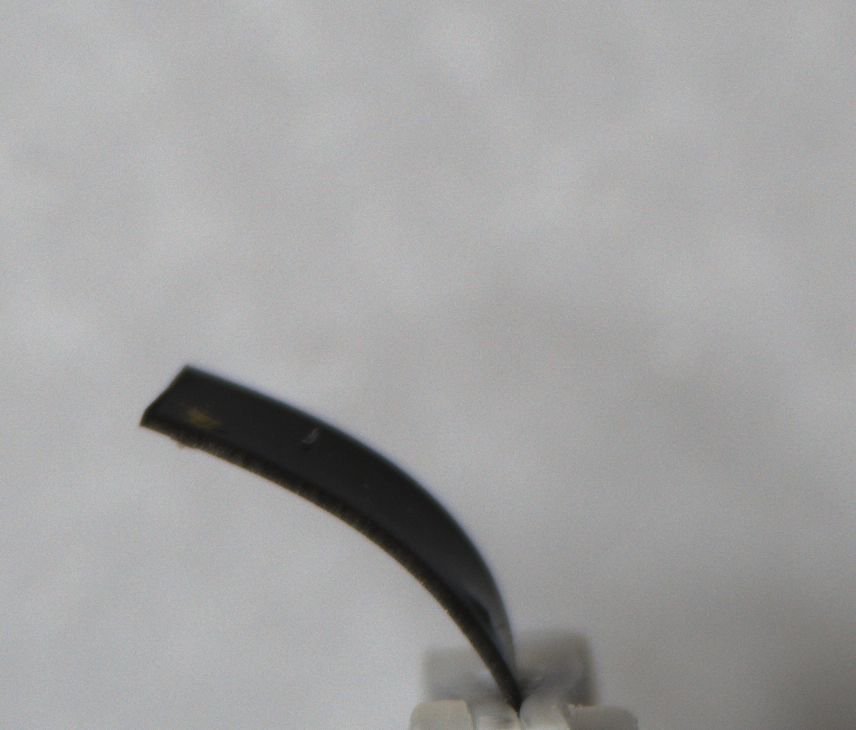
#> input picture exps_1_and_2/18_7_2025_exp/exp1/test1/Ecoflex_0_5_1.bmp, 856 x 730 px, given in place of zeroFour_right.png, which was not available
$ python artery_img_to_discrete.py
#> lines starting #> are read from the running program, lines starting #| are printed output that depends on the picture; after the words box and inside, x2 and y2 are one past the last pixel; in counts of white or black regions, pixels touching at a corner belong together; pictures that were not available may be replaced by others from this repository, and a replacement may not be noted
### src/bo_sheet/channel_preprocess_utility.py
import numpy as np
import numpy.typing as npt
from numpy.testing import assert_allclose
from typing import List, Dict, Tuple
import matplotlib.pyplot as plt
from matplotlib.axes import Axes
from shapely.geometry import Polygon, LineString
from scipy.interpolate import PchipInterpolator, CubicSpline, make_splprep, interp1d, splprep, splev
from enum import Enum
import tkinter as tk
from bo_sheet.curve_compute_utils import *

class ChannelType(Enum):
    """
    Previously all four channel types are in code comments format. They are formatted to Enum class
    for convenience.
    """
    simple_straight = 'simple_straight'
    arc = 'arc'
    straight = 'straight'
    s_shaped = 's_shaped'
    sinusoidal = 'sinusoidal'
    arbitrary = 'arbitrary'

# [542 lines left out: functions plot_channel_all_info, midline_construction, width_construction, generate_closed_channel, not called in this run]

def create_smooth_curve(
    points_array: npt.NDArray[np.float64],
    N_points: int,
    s=0
) -> npt.NDArray[np.float64]:
    """
    Inputs:
        points_array of shape (num of points, x and y)
        N_points how many points to be used in smoothing

    Outputs:
        xy_smooth_curve of shape (N_points, x and y)
    """
    tck, _ = splprep([points_array[:, 0], points_array[:, 1]], s=s)
    spline_x, spline_y = splev(np.linspace(0, 1, N_points), tck)

    xy_smooth_curve = np.column_stack((spline_x, spline_y))
    return xy_smooth_curve

# [61 lines left out: function find_closest_idx_on_boundary, not called in this run]

def create_centered_figure(
    figsize=(8,8)
):
    """
    matplotlib.pyplot is quite annoying that it doesn't center the figure
    to the center of the screen
    """
    if not hasattr(create_centered_figure, 'screen_width'):
        root = tk.Tk()
        create_centered_figure.screen_width = root.winfo_screenwidth()
        create_centered_figure.screen_height = root.winfo_screenheight()
        root.destroy()

    fig = plt.figure(figsize=figsize)

    dpi = fig.get_dpi()
    width_pixels = figsize[0] * dpi
    height_pixels = figsize[1] * dpi
    x_pos = int((create_centered_figure.screen_width - width_pixels) // 2)
    y_pos = int((create_centered_figure.screen_height - height_pixels) // 2)

    manager = plt.get_current_fig_manager()
    manager.window.wm_geometry(f"+{x_pos}+{y_pos}")

    return fig

# [480 lines left out: functions segment_channel_extreme, plot_extreme_segments, generate_fiber_in_segment, plot_channel_and_fiber, compute_directors_from_positions, not called in this run]

### tasks/3_optim_shape/artery_img_to_discrete.py
"""
This file is intended to be gone through line-by-line carefully.
It's a bit long, but it can make or break everything if you don't go through the artery image to numpy representation program
and modify things you don't like.
"""

import cv2
import numpy as np
import numpy.typing as npt
import matplotlib.pyplot as plt
from skimage.morphology import skeletonize
from skimage.graph import route_through_array
import os
import sys
from bo_sheet.channel_preprocess_utility import create_smooth_curve, find_closest_idx_on_boundary, create_centered_figure
from bo_sheet.curve_compute_utils import compute_width

patient_name = "zeroFour"
image_name = "zeroFour_right"

parent_dir = os.path.join(os.path.expanduser('~'), 'Documents', 'GitHub', 'Bayesian_Optimization_for_Sheet_Robots', \
                              'code', '3_optim_shape')

coronary_dir = os.path.join(parent_dir, 'channel_params', 'coronary_artery', patient_name)

pixel_to_mm = 0.258390625
N_points = 750
# channel_min_width = 0.5
# channel_max_width = 1.7

img = cv2.imread(os.path.join(coronary_dir, f"{image_name}.png"), cv2.IMREAD_GRAYSCALE)
#> img: shape (730, 856); min 16, max 198, mean 161.3

smoothed_img = cv2.GaussianBlur(img, (5,5), 1)

fig = create_centered_figure()
plt.imshow(smoothed_img)
plt.title("Gaussian Smoothed Image")
plt.show()

_, binary = cv2.threshold(smoothed_img, 127, 255, cv2.THRESH_BINARY)
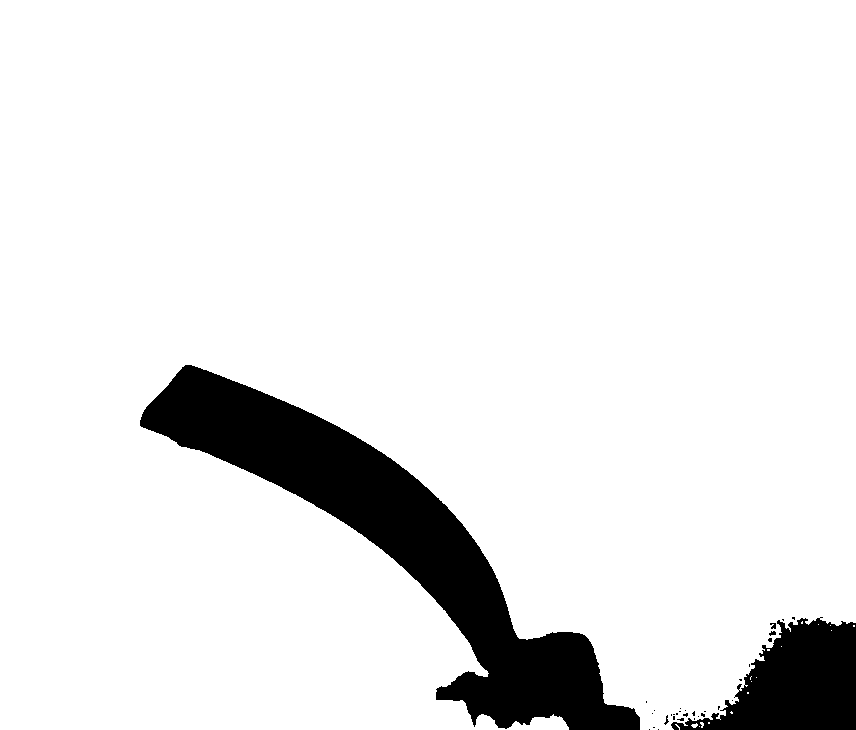
#> binary: shape (730, 856); 91% white; 32 black regions (27 under 20 px)

contours, _ = cv2.findContours(binary, cv2.RETR_EXTERNAL, cv2.CHAIN_APPROX_NONE)
#> contours = 18 contours, 17 with area under 20; largest, box (x1, y1, x2, y2) and area: (0, 0, 856, 730) 566756

# Convert to (some_num_of_points, xy)
old_boundary_points: npt.NDArray[np.float64] = contours[0].reshape(-1, 2)
#> old_boundary_points = [[699, 726]]

binary_bool = binary > 0
#> binary_bool: shape (730, 856) bool; 91% white; 32 black regions (27 under 20 px), largest, box (x1, y1, x2, y2) and area: (140, 365, 640, 730) 43898, (671, 617, 856, 730) 11922, (770, 623, 776, 629) 26, (769, 631, 776, 636) 23, (664, 715, 669, 725) 20

skeleton = skeletonize(binary_bool)
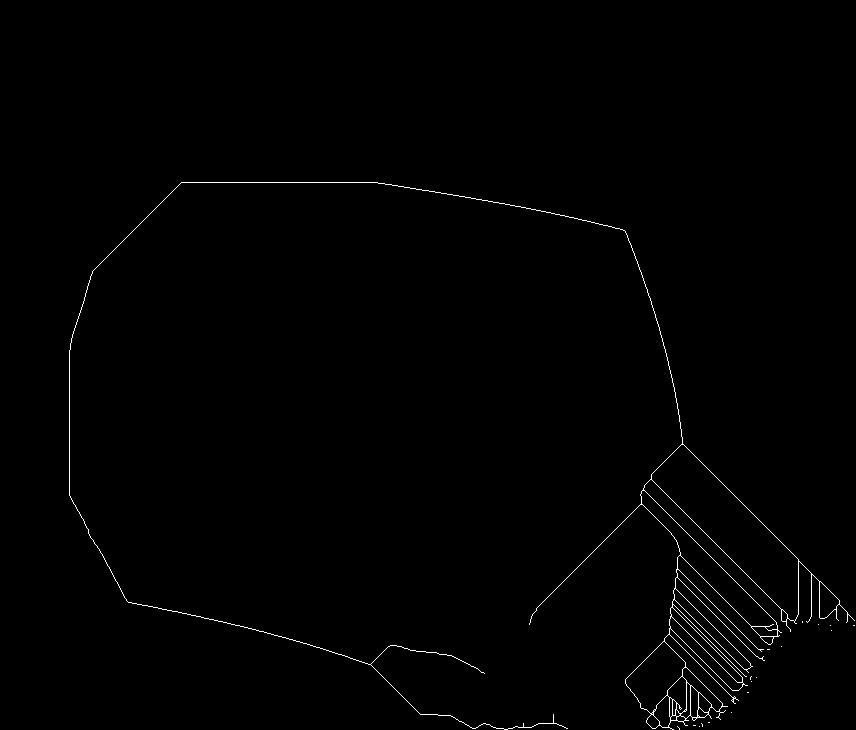
#> skeleton: shape (730, 856) bool; 0.66% white in thin lines or dots, all inside (x1, y1, x2, y2) = (69, 182, 855, 730)

coords = np.column_stack(np.where(skeleton))
#> coords = 4146 pairs, first value 182 to 729, second value 69 to 854
cost_array = np.where(skeleton, 1, 1e6)

endpoints = []
for y, x in coords:
    neighbors = np.sum(skeleton[y-1:y+2, x-1:x+2]) - 1
    if neighbors == 1:
        endpoints.append((y, x))
#> this loop made 4146 passes
#> neighbors on passes 1 to 3: 2, 2, 2
#> after the loop, endpoints = 50 pairs, first value 620 to 729, second value 484 to 854

start, end = endpoints[0], endpoints[-1]
#> start = (620, 838); end = (729, 679)

path, cost = route_through_array(cost_array, start, end, fully_connected=True)
#> path = 474 pairs, first value 444 to 729, second value 640 to 839; cost = 3829027.6
ordered_midline = np.array(path)
#> ordered_midline has the same summary as path

# Convert to (456, xy)
old_midline_points = ordered_midline[:, ::-1].reshape(ordered_midline.shape[0], -1)
#> old_midline_points = 474 pairs, first value 640 to 839, second value 444 to 729

colors = plt.get_cmap('rainbow')

fig = create_centered_figure()
plt.imshow(img, cmap='gray')
for i in range(5):
    plt.plot(old_boundary_points[int(i * old_boundary_points.shape[0]/5) : int((i + 1) * old_boundary_points.shape[0]/5 + 1), 0],\
             old_boundary_points[int(i * old_boundary_points.shape[0]/5) : int((i + 1) * old_boundary_points.shape[0]/5 + 1), 1],\
             '.', color=colors(i / 4.0),\
             label=f"Boundary Array {int(i * old_boundary_points.shape[0]/5)}-{int((i + 1) * old_boundary_points.shape[0]/5)}")

for i in range(8):
    plt.plot(old_midline_points[int(i * old_midline_points.shape[0]/8) : int((i + 1) * old_boundary_points.shape[0]/8 + 1), 0],\
             old_midline_points[int(i * old_midline_points.shape[0]/8) : int((i + 1) * old_boundary_points.shape[0]/8 + 1), 1],\
             '.', color=colors(i / 7.0),\
             label=f"Midline Array {int(i * old_midline_points.shape[0]/8)}-{int((i + 1) * old_midline_points.shape[0]/8)}")
plt.legend()
plt.axis('off')
plt.title("Array Indices Correspondence")
plt.tight_layout()
plt.show()
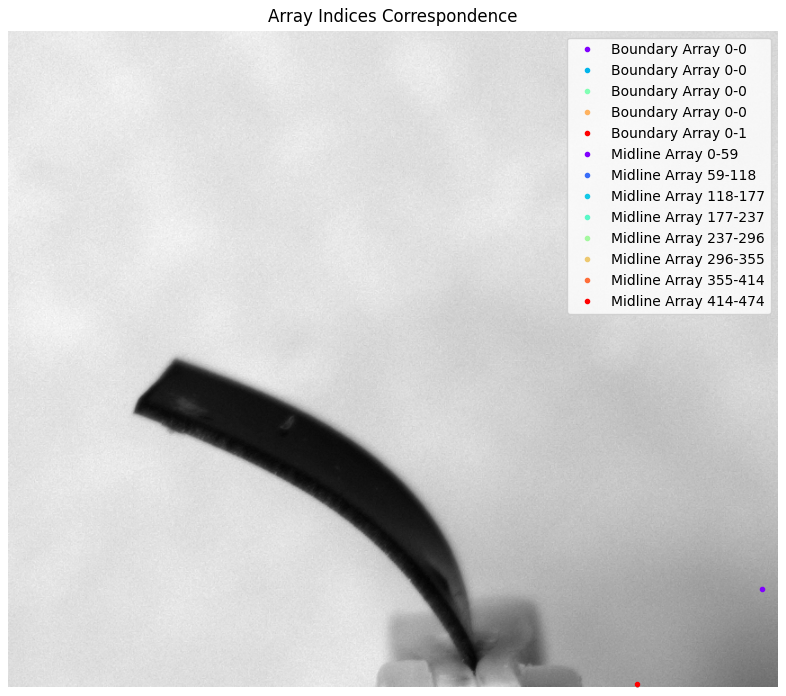
#> figure drawn by matplotlib, 1 panel

# Convert to real mm dimension and x-axis positive rightward and y-axis positive upward
temp_midline_points = old_midline_points
#> temp_midline_points has the same summary as old_midline_points
temp_boundary_points = old_boundary_points
#> temp_boundary_points = [[699, 726]]

x_offset = temp_midline_points[0, 0]
#> x_offset = 838
y_offset = temp_midline_points[0, 1]
#> y_offset = 620

temp_midline_points[:, 0] -= x_offset
temp_midline_points[:, 1] -= y_offset
temp_midline_points[:, 1] *= -1

temp_boundary_points[:, 0] -= x_offset
temp_boundary_points[:, 1] -= y_offset
temp_boundary_points[:, 1] *= -1

new_midline_points = pixel_to_mm * temp_midline_points
#> new_midline_points = 474 pairs, first value -51.16 to 0.258, second value -28.16 to 45.48
new_boundary_points = pixel_to_mm * temp_boundary_points
#> new_boundary_points = [[-35.92, -27.39]]

midline = create_smooth_curve(new_midline_points, N_points)
#> in create_smooth_curve, `tck, _ = splprep([points_array[:, 0], points_array[:, 1]], s=s)`: tck = 3 items
#> in create_smooth_curve, `spline_x, spline_y = splev(np.linspace(0, 1, N_points), tck)`: spline_x = 750 values, max 0.272 at index 24, min -51.18 at index 388, mean -33.53; spline_y = 750 values, max 45.49 at index 302, min -28.2 at index 737, mean 14.47
#> in create_smooth_curve, `xy_smooth_curve = np.column_stack((spline_x, spline_y))`: xy_smooth_curve = 750 pairs, first value -51.18 to 0.272, second value -28.2 to 45.49
#> midline has the same summary as xy_smooth_curve in create_smooth_curve

midline_tangent: npt.NDArray[np.float64] = np.gradient(midline, axis=0)
#> midline_tangent = 750 pairs, first value -0.212 to 0.193, second value -0.22 to 0.211
unit_midline_tangent = midline_tangent / np.linalg.norm(midline_tangent)
#> unit_midline_tangent = 750 pairs, first value -0.0373 to 0.034, second value -0.0387 to 0.0372

start_point_reversed_tangent = -1 * unit_midline_tangent[0, :]
#> start_point_reversed_tangent = [0.021, -0.028]

multi = np.linspace(0, 20, int(2e3))
casted_line = midline[0, :] + start_point_reversed_tangent * multi[:, np.newaxis]
#> casted_line = 2000 pairs, first value -9.47e-18 to 0.421, second value -0.561 to 8.61e-19

fig = create_centered_figure()
ax = plt.gca()
ax.set_aspect('equal')
plt.plot(midline[:, 0], midline[:, 1], 'k-', label="Midline")
plt.plot(casted_line[:, 0], casted_line[:, 1], 'g-', label="Casted Line for Start")
plt.title("Visual Check of Start Line Tangent Casting")
plt.legend()
plt.tight_layout()
plt.show()
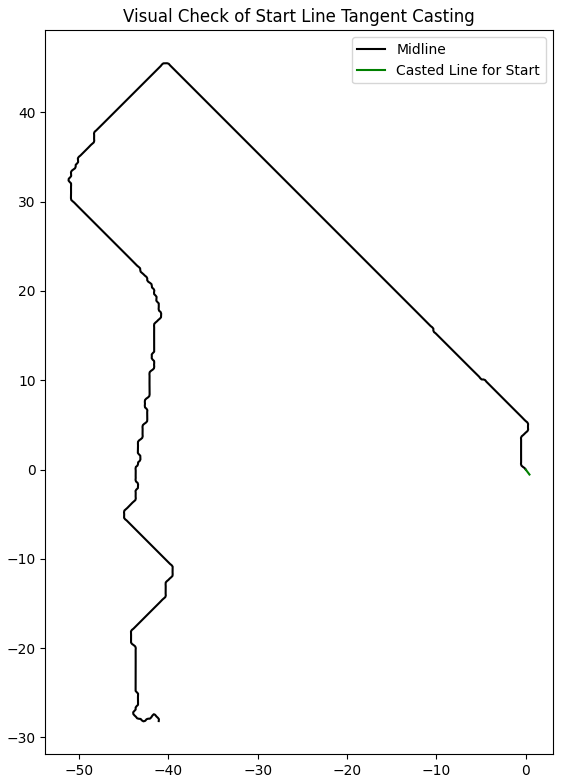
#> figure drawn by matplotlib, 1 panel; curve peaks at x = -9.47e-18, y = 8.61e-19

# For each point on the boundary, compute the smallest distance to the casted_line and store the result as a dictionary
# After the for loop, sort the result so that we find the 2 smallest distance and which two indices they belong to from the boundary
dist_dict = {}
for i in range(0, 223):
#> (the run stopped early here; a loop or call above may not have finished)
